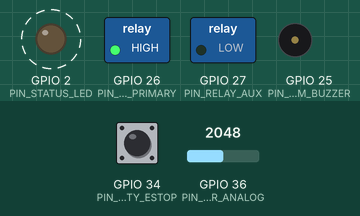
Simulated run of this sketch. Board: ESP32. Parts: switched loads named in the sketch (green lamp = pin HIGH), output pins drawn as LEDs (lit = HIGH), buzzer (waves = sounding, pin HIGH). Dashed ring = blinking. The inputs (shaded band) are chosen by the test bench; at power-on: GPIO 36 (PIN_SENSOR_ANALOG) = 2048, GPIO 34 (PIN_SAFETY_ESTOP) HIGH. EEPROM starts erased; what the sketch prints to the serial monitor is not drawn.

Above: at 1.7 s.
1.8 s: GPIO 36 (PIN_SENSOR_ANALOG) set to 3037
4.8 s: GPIO 36 (PIN_SENSOR_ANALOG) set to 3104
7.0 s: GPIO 34 (PIN_SAFETY_ESTOP) pulled LOW for 1 s
At 8.8 s:
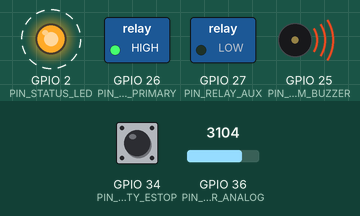
10.0 s: GPIO 34 (PIN_SAFETY_ESTOP) pulled LOW for 3.2 s
At 11.3 s:
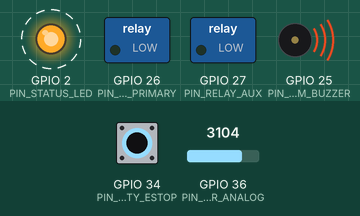
16.2 s: GPIO 36 (PIN_SENSOR_ANALOG) set to 2866
At 17.3 s:
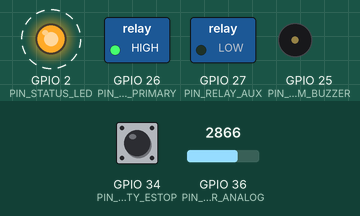
Timing chart, 0 to 20.2 s (numbered marks = the images above; inputs shaded):
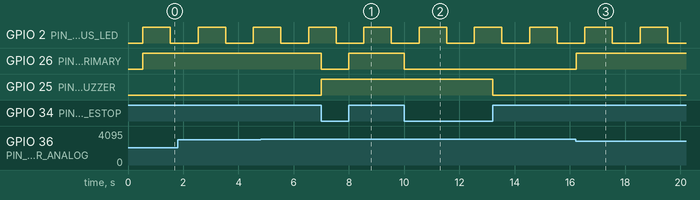

The sketch:

esp32-cleanroom-airlock-interlock.ino
```cpp
// (licence header left out)
#include <Arduino.h>
#include <WiFi.h>
#include <Wire.h>
#include <SPI.h>
#include <Preferences.h>
#include <ArduinoJson.h>

// --- PIN ASSIGNMENTS & HARDWARE CONFIGURATION ---
#define PIN_STATUS_LED     2    // Onboard Status / Heartbeat LED
#define PIN_ALARM_BUZZER   25   // Piezo Alert & Acoustic Signal Out
#define PIN_SAFETY_ESTOP   34   // Emergency Stop / Interlock Input (Active LOW)
#define PIN_SENSOR_ANALOG  36   // High-Precision Analog Front-End (ADC1_CH0)
#define PIN_RELAY_PRIMARY  26   // Primary High-Current Actuator / Contactor Relay
#define PIN_RELAY_AUX      27   // Secondary Auxiliary Protection Relay

#define I2C_SDA_PIN        21   // Master I2C Data
#define I2C_SCL_PIN        22   // Master I2C Clock

// --- RUNTIME PARAMETERS & DATA STRUCTURES ---
struct SystemTelemetry {
    float primaryValue;
    float secondaryValue;
    float internalTemp;
    uint32_t sampleCount;
    uint32_t errorCount;
    bool isEmergencyTriggered;
    bool isActuatorActive;
    unsigned long lastTelemetryTimestamp;
};

static SystemTelemetry g_telemetry = {0.0f, 0.0f, 25.0f, 0, 0, false, false, 0};
static SemaphoreHandle_t g_telemetryMutex = NULL;
static Preferences g_preferences;

// --- KALMAN FILTER DIGITAL SIGNAL PROCESSING (DSP) ---
class KalmanFilterDSP {
private:
    float _err_measure;
    float _err_estimate;
    float _q;
    float _current_estimate;
    float _last_estimate;
    float _kalman_gain;
public:
    KalmanFilterDSP(float mea_e, float est_e, float q) {
        _err_measure = mea_e;
        _err_estimate = est_e;
        _q = q;
        _current_estimate = 0.0f;
        _last_estimate = 0.0f;
        _kalman_gain = 0.0f;
    }
    float updateEstimate(float mea) {
        _kalman_gain = _err_estimate / (_err_estimate + _err_measure);
        _current_estimate = _last_estimate + _kalman_gain * (mea - _last_estimate);
        _err_estimate = (1.0f - _kalman_gain) * _err_estimate + fabs(_last_estimate - _current_estimate) * _q;
        _last_estimate = _current_estimate;
        return _current_estimate;
    }
};

static KalmanFilterDSP g_dspFilter(2.0f, 2.0f, 0.01f);

// --- FREERTOS TASK: HARDWARE SENSOR & CONTROL LOOP (CORE 1) ---
void TaskSensorAcquisition(void *pvParameters) {
    (void) pvParameters;
    TickType_t xLastWakeTime = xTaskGetTickCount();
    const TickType_t xFrequency = pdMS_TO_TICKS(10); // 100Hz Control Loop

    for (;;) {
        // Read Analog Sensor & Apply Digital Filtering
        int rawAdc = analogRead(PIN_SENSOR_ANALOG);
        float rawVoltage = (rawAdc / 4095.0f) * 3.3f;
        float filteredValue = g_dspFilter.updateEstimate(rawVoltage * 100.0f);

        // Check Emergency Stop Status
        bool estopState = (digitalRead(PIN_SAFETY_ESTOP) == LOW);

        if (xSemaphoreTake(g_telemetryMutex, pdMS_TO_TICKS(5)) == pdTRUE) {
            g_telemetry.primaryValue = filteredValue;
            g_telemetry.secondaryValue = rawVoltage;
            g_telemetry.sampleCount++;
            g_telemetry.isEmergencyTriggered = estopState;

            // Closed-Loop Control Logic
            if (!estopState && filteredValue < 250.0f) {
                digitalWrite(PIN_RELAY_PRIMARY, HIGH);
                g_telemetry.isActuatorActive = true;
            } else {
                digitalWrite(PIN_RELAY_PRIMARY, LOW);
                g_telemetry.isActuatorActive = false;
                if (estopState) {
                    digitalWrite(PIN_ALARM_BUZZER, HIGH);
                } else {
                    digitalWrite(PIN_ALARM_BUZZER, LOW);
                }
            }
            xSemaphoreGive(g_telemetryMutex);
        }

        vTaskDelayUntil(&xLastWakeTime, xFrequency);
    }
}

// --- FREERTOS TASK: TELEMETRY & SYSTEM HEALTH (CORE 0) ---
void TaskTelemetryBroadcaster(void *pvParameters) {
    (void) pvParameters;
    TickType_t xLastWakeTime = xTaskGetTickCount();
    const TickType_t xFrequency = pdMS_TO_TICKS(1000); // 1Hz Broadcast

    for (;;) {
        if (xSemaphoreTake(g_telemetryMutex, pdMS_TO_TICKS(20)) == pdTRUE) {
            StaticJsonDocument<256> doc;
            doc["system"] = "esp32-cleanroom-airlock-interlock";
            doc["primary"] = g_telemetry.primaryValue;
            doc["volts"] = g_telemetry.secondaryValue;
            doc["samples"] = g_telemetry.sampleCount;
            doc["actuator"] = g_telemetry.isActuatorActive ? "ON" : "OFF";
            doc["estop"] = g_telemetry.isEmergencyTriggered ? "TRIGGERED" : "NORMAL";
            doc["uptime_sec"] = millis() / 1000;

            String jsonPayload;
            serializeJson(doc, jsonPayload);
            Serial.printf("[TELEMETRY] %s\n", jsonPayload.c_str());

            // Heartbeat Toggle
            digitalWrite(PIN_STATUS_LED, !digitalRead(PIN_STATUS_LED));
            xSemaphoreGive(g_telemetryMutex);
        }

        vTaskDelayUntil(&xLastWakeTime, xFrequency);
    }
}

void setup() {
    Serial.begin(115200);
    delay(500);

    Serial.println(F("================================================================="));
    Serial.println(F(" ESP32 Pharmaceutical Cleanroom Dual-Door Airlock Interlock System"));
    Serial.println(F(" Developed by: Muhammad Fikri"));
    Serial.println(F(" Architecture : FreeRTOS Multi-Tasking, Kalman DSP, Non-Volatile"));
    Serial.println(F("================================================================="));

    // GPIO Pin Modes
    pinMode(PIN_STATUS_LED, OUTPUT);
    pinMode(PIN_ALARM_BUZZER, OUTPUT);
    pinMode(PIN_RELAY_PRIMARY, OUTPUT);
    pinMode(PIN_RELAY_AUX, OUTPUT);
    pinMode(PIN_SAFETY_ESTOP, INPUT_PULLUP);

    digitalWrite(PIN_STATUS_LED, LOW);
    digitalWrite(PIN_ALARM_BUZZER, LOW);
    digitalWrite(PIN_RELAY_PRIMARY, LOW);
    digitalWrite(PIN_RELAY_AUX, LOW);

    // Initialize I2C Bus
    Wire.begin(I2C_SDA_PIN, I2C_SCL_PIN, 400000);

    // Initialize Non-Volatile Storage (NVS)
    g_preferences.begin("sys_cfg", false);
    uint32_t bootCount = g_preferences.getUInt("boots", 0) + 1;
    g_preferences.putUInt("boots", bootCount);
    Serial.printf("[SYSTEM] Boot Counter: %u\n", bootCount);
    g_preferences.end();

    // Create Thread Mutex
    g_telemetryMutex = xSemaphoreCreateMutex();

    // Launch FreeRTOS Tasks on Dedicated Cores
    xTaskCreatePinnedToCore(
        TaskSensorAcquisition,
        "SensorAcqTask",
        4096,
        NULL,
        2,  // High Priority
        NULL,
        1   // Core 1
    );

    xTaskCreatePinnedToCore(
        TaskTelemetryBroadcaster,
        "TelemetryTask",
        4096,
        NULL,
        1,  // Medium Priority
        NULL,
        0   // Core 0
    );

    Serial.println(F("[SYSTEM] Initialization Complete. All FreeRTOS Tasks Running."));
}

void loop() {
    // FreeRTOS handles scheduling in background tasks.
    vTaskDelay(pdMS_TO_TICKS(1000));
}
```

Measured:
- after the input at 7.0 s, GPIO 26 (PIN_RELAY_PRIMARY): HIGH → LOW at once, → HIGH 1.0 s later; GPIO 25 (PIN_ALARM_BUZZER): LOW → HIGH at once
- after the input at 10.0 s, GPIO 26 (PIN_RELAY_PRIMARY): HIGH → LOW after 0.00 s instead of 0.57 s; GPIO 25 (PIN_ALARM_BUZZER): HIGH → LOW after 3.2 s instead of 0.57 s
- after the input at 16.2 s, GPIO 26 (PIN_RELAY_PRIMARY): LOW → HIGH at once
- by itself, GPIO 2 (PIN_STATUS_LED): alternates HIGH for 1.0 s and LOW for 1.0 s
